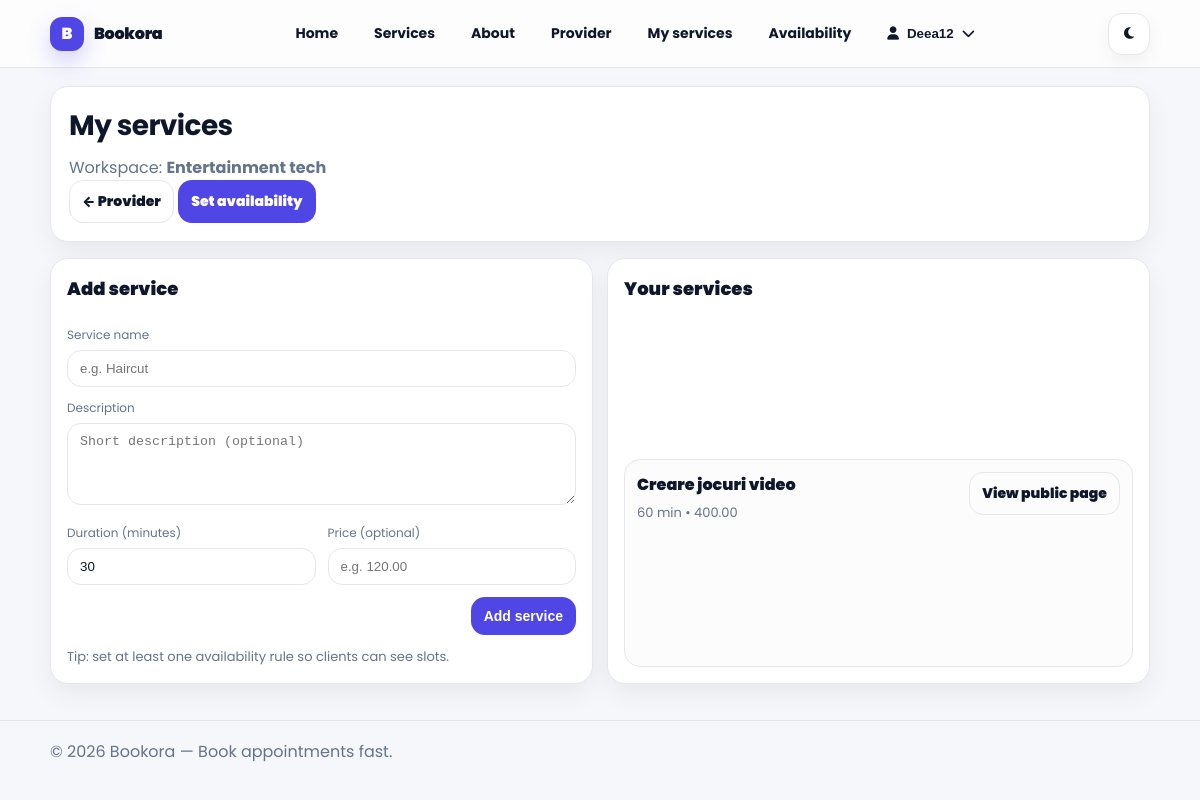
The page /provider/services/ (signed in) on the database its author committed.
### users/models.py (models this page shows, shortened)
class CustomUser(AbstractUser):
    class UserType(models.TextChoices):
        CLIENT = "CLIENT", "Client"
        PROVIDER = "PROVIDER", "Provider"
    user_type = models.CharField(
        max_length=20,
        choices=UserType.choices,
        default=UserType.CLIENT,
    )
    phone = models.CharField(max_length=30, blank=True, default="")
    class Meta:
        verbose_name = "User"
        verbose_name_plural = "Users"
        ordering = ["username"]

### booking/models.py (models this page shows, shortened)
class Workspace(models.Model):
    owner = models.ForeignKey(
        settings.AUTH_USER_MODEL,
        on_delete=models.CASCADE,
        related_name="owned_workspaces",
    )
    name = models.CharField(max_length=160)
    slug = models.SlugField(max_length=160, unique=True)
    city = models.CharField(max_length=120, blank=True, default="")
    address = models.CharField(max_length=255, blank=True, default="")
    created_at = models.DateTimeField(auto_now_add=True)
    class Meta:
        ordering = ["name"]

class Service(models.Model):
    workspace = models.ForeignKey(
        Workspace,
        on_delete=models.CASCADE,
        related_name="services",
    )
    name = models.CharField(max_length=160)
    description = models.TextField(blank=True, default="")
    duration_min = models.PositiveIntegerField(default=30)
    price = models.DecimalField(
        max_digits=10,
        decimal_places=2,
        null=True,
        blank=True,
        validators=[MinValueValidator(0)],
    )
    is_active = models.BooleanField(default=True)
    created_at = models.DateTimeField(auto_now_add=True)
    class Meta:
        ordering = ["workspace", "name"]

### booking/views.py (the view, shortened to what this page needs)
# urls.py: path("provider/services/", views.provider_services, name="provider_services"),
@login_required(login_url="users:login")
def provider_services(request):
    if not is_provider(request.user):
        messages.error(request, "Only providers can manage services.")
        return redirect("pages:home")
    workspace = Workspace.objects.filter(owner=request.user).first()
    if not workspace:
        return redirect("booking:provider_workspace_create")
    services = workspace.services.order_by("name")
    return render(request, "booking/provider_services.html", {
        "workspace": workspace,
        "services": services,
    })

### booking/views.py (called while the page is built)
def is_provider(user) -> bool:
    return getattr(user, "user_type", "") == "PROVIDER"

### templates/booking/provider_services.html (shortened to what this page needs)
{% extends "base.html" %}
{% load static %}
{% block extra_css %}
<link rel="stylesheet" href="{% static 'css/provider.css' %}">
<link rel="stylesheet" href="{% static 'css/provider_services.css' %}">
{% endblock %}
{% block content %}
<section class="provider-page">
  <header class="provider-hero">
    <div>
      <h1 class="provider-title">My services</h1>
      <p class="provider-subtitle">
        Workspace: <strong>{{ workspace.name }}</strong>
      </p>
    </div>
    <div class="hero-actions">
      <a class="btn btn-ghost" href="{% url 'booking:provider_home' %}">← Provider</a>
      <a class="btn btn-primary" href="{% url 'booking:provider_availability' %}">Set availability</a>
    </div>
  </header>
  <div class="provider-grid">
    <div class="card">
      <h2 class="card-title">Add service</h2>
      <form method="post" class="form">
        <div class="field">
          <label for="name">Service name</label>
          <input id="name" name="name" required placeholder="e.g. Haircut" />
        </div>
        <div class="field">
          <label for="description">Description</label>
          <textarea id="description" name="description" rows="4" placeholder="Short description (optional)"></textarea>
        </div>
        <div class="grid">
          <div class="field">
            <label for="duration_min">Duration (minutes)</label>
            <input id="duration_min" name="duration_min" type="number" min="5" step="5" value="30" />
          </div>
          <div class="field">
            <label for="price">Price (optional)</label>
            <input id="price" name="price" placeholder="e.g. 120.00" />
          </div>
        </div>
        <div class="actions">
          <button type="submit" class="btn btn-primary">Add service</button>
        </div>
        <p class="muted hint">
          Tip: set at least one availability rule so clients can see slots.
        </p>
      </form>
    </div>
    <div class="card">
      <h2 class="card-title">Your services</h2>
      {% if services %}
        <div class="services-list">
          {% for s in services %}
            <div class="service-row">
              <div>
                <div class="service-name">{{ s.name }}</div>
                <div class="service-sub muted">
                  {{ s.duration_min }} min
                  {% if s.price %} • {{ s.price }}{% endif %}
                </div>
              </div>
              <div class="service-actions">
                <a class="btn btn-ghost" href="{% url 'booking:workspace_detail' workspace.slug %}">
                  View public page
                </a>
              </div>
            </div>
          {% endfor %}
        </div>
      {% else %}
        <div class="empty">
          <h3>No services yet</h3>
          <p class="muted">Add your first service using the form on the left.</p>
        </div>
      {% endif %}
    </div>
  </div>
</section>
{% endblock %}

### templates/base.html (shortened to what this page needs)
<!DOCTYPE html>
{% load static %}
<html lang="en" data-theme="light">
<head>
  <link rel="stylesheet" href="https://cdnjs.cloudflare.com/ajax/libs/font-awesome/6.5.0/css/all.min.css">
  <link rel="stylesheet" href="{% static 'css/base.css' %}">
  {% block extra_css %}{% endblock %}
</head>
<body>
  <header class="site-header">
    <div class="container header-inner">
      <a href="{% url 'pages:home' %}" class="brand-link" aria-label="Bookora home">
        <span class="brand-badge">B</span>
        <strong class="brand-name">Bookora</strong>
      </a>
      <nav id="navbar" class="navbar" aria-label="Primary">
        <ul class="nav-links" id="navLinks">
          <li><a href="{% url 'pages:home' %}" class="nav-link">Home</a></li>
          <li><a href="{% url 'booking:services_list' %}" class="nav-link">Services</a></li>
          <li><a href="{% url 'pages:about' %}" class="nav-link">About</a></li>
          {% if user.is_authenticated %}
            {% if user.user_type == "PROVIDER" %}
              <li><a href="{% url 'booking:provider_home' %}" class="nav-link">Provider</a></li>
              <li><a href="{% url 'booking:provider_services' %}" class="nav-link">My services</a></li>
              <li><a href="{% url 'booking:provider_availability' %}" class="nav-link">Availability</a></li>
            {% endif %}
            <li class="dropdown" id="userDropdown">
              <button class="dropdown-btn" type="button" aria-haspopup="true" aria-expanded="false">
                <i class="fa fa-user"></i>
                <span class="hide-sm">{{ user.username }}</span>
                <i class="fa fa-chevron-down chevron"></i>
              </button>
            </li>
          {% else %}
            <li><a href="{% url 'users:login' %}" class="nav-link">Login</a></li>
            <li><a href="{% url 'users:register' %}" class="nav-link nav-primary">Register</a></li>
          {% endif %}
        </ul>
      </nav>
      <button id="themeToggle" class="icon-btn" aria-label="Toggle theme" title="Toggle theme">
        <i class="fas fa-moon"></i>
      </button>
    </div>
  </header>
  <main class="page container">
    {% block content %}{% endblock %}
  </main>
  <footer class="site-footer">
    <div class="footer-inner container">
      <p>&copy; {% now "Y" %} Bookora — Book appointments fast.</p>
    </div>
  </footer>
</body>
</html>

### static/css/base.css (style rules this page uses)
:root { --bg: #f6f7fb; --card: #ffffff; --text: #0f172a; --muted: #64748b; --border: #e5e7eb; --primary: #4f46e5; --primary-2: #4338ca; --shadow: 0 10px 26px rgba(0,0,0,0.06); }
* { box-sizing:border-box; }
body { margin:0; font-family: "Poppins", system-ui, -apple-system, Segoe UI, Roboto, Arial, sans-serif; background: var(--bg); color: var(--text); }
.container { width: min(1100px, calc(100% - 32px)); margin: 0 auto; }
.page { padding: 18px 0 36px; min-height: calc(100vh - 160px); }
.site-header { position: sticky; top: 0; z-index: 50; background: rgba(255,255,255,0.75); backdrop-filter: blur(10px); border-bottom: 1px solid var(--border); }
.header-inner { display:flex; align-items:center; justify-content:space-between; gap: 14px; padding: 12px 0; }
.brand-link { display:flex; align-items:center; gap: 10px; text-decoration:none; color: var(--text); }
.brand-badge { width: 34px; height: 34px; border-radius: 12px; background: var(--primary); color: #fff; display:flex; align-items:center; justify-content:center; font-weight: 900; box-shadow: 0 10px 22px rgba(79,70,229,0.25); }
.brand-name { font-weight: 900; letter-spacing: -0.02em; }
.nav-links { list-style:none; padding:0; margin:0; display:flex; align-items:center; gap: 10px; }
.nav-link { display:inline-flex; align-items:center; gap: 8px; padding: 10px 12px; border-radius: 14px; text-decoration:none; color: var(--text); border: 1px solid transparent; font-weight: 700; font-size: 14px; }
.dropdown { position: relative; }
.dropdown-btn { display:inline-flex; align-items:center; gap: 8px; padding: 10px 12px; border-radius: 14px; border: 1px solid transparent; background: transparent; color: var(--text); cursor: pointer; font-weight: 800; }
.icon-btn { width: 42px; height: 42px; border-radius: 14px; border: 1px solid var(--border); background: var(--card); color: var(--text); display:inline-flex; align-items:center; justify-content:center; cursor:pointer; box-shadow: 0 8px 18px rgba(0,0,0,0.05); }
.hide-sm { display:inline; }
.site-footer { border-top: 1px solid var(--border); padding: 18px 0; color: var(--muted); }
.footer-inner p { margin:0; }
.btn { display:inline-flex; align-items:center; justify-content:center; gap: 8px; padding: 10px 12px; border-radius: 14px; border: 1px solid var(--border); text-decoration:none; cursor:pointer; font-weight: 900; font-size: 14px; color: var(--text); background: transparent; }
.btn-primary { background: var(--primary); color: #fff; border-color: transparent; }

### static/css/provider.css (style rules this page uses)
.provider-page { display:grid; gap:16px; }
.provider-hero { background: var(--card); border: 1px solid var(--border); border-radius: 18px; padding: 18px; box-shadow: var(--shadow); }
.provider-title { margin:0; font-size:28px; letter-spacing:-0.02em; }
.provider-subtitle { margin:8px 0 0; color: var(--muted); }
.card { background: var(--card); border: 1px solid var(--border); border-radius: 18px; padding: 16px; box-shadow: var(--shadow); display:grid; gap: 14px; max-width: 820px; }
.card-title { margin:0; font-size:18px; font-weight:900; }
.actions { display:flex; gap: 10px; flex-wrap:wrap; justify-content:flex-end; }
.muted { color: var(--muted); }

### static/css/provider_services.css (style rules this page uses)
.provider-grid { display:grid; grid-template-columns: 1fr 1fr; gap: 14px; }
.form { display:grid; gap: 12px; margin-top: 10px; }
.field label { display:block; font-size:12px; color: var(--muted); margin: 0 0 6px; }
.field input, .field textarea { width:100%; padding: 10px 12px; border-radius: 14px; border: 1px solid var(--border); background: var(--card); color: var(--text); outline: none; }
.field textarea { resize: vertical; }
.grid { display:grid; grid-template-columns: 1fr 1fr; gap: 12px; }
.hint { margin: 0; font-size: 13px; }
.services-list { display:grid; gap: 10px; margin-top: 12px; }
.service-row { display:flex; justify-content:space-between; gap: 12px; padding: 12px; border: 1px solid var(--border); border-radius: 16px; background: rgba(2, 6, 23, 0.01); }
.service-name { font-weight: 900; }
.service-sub { margin-top: 6px; font-size: 13px; }
.service-actions { display:flex; align-items:flex-start; }

### rows shown on the page
CustomUser: username "Deea12"
Workspace: name "Entertainment tech"
Service: name "Creare jocuri video", duration_min "60", price "400.00"
